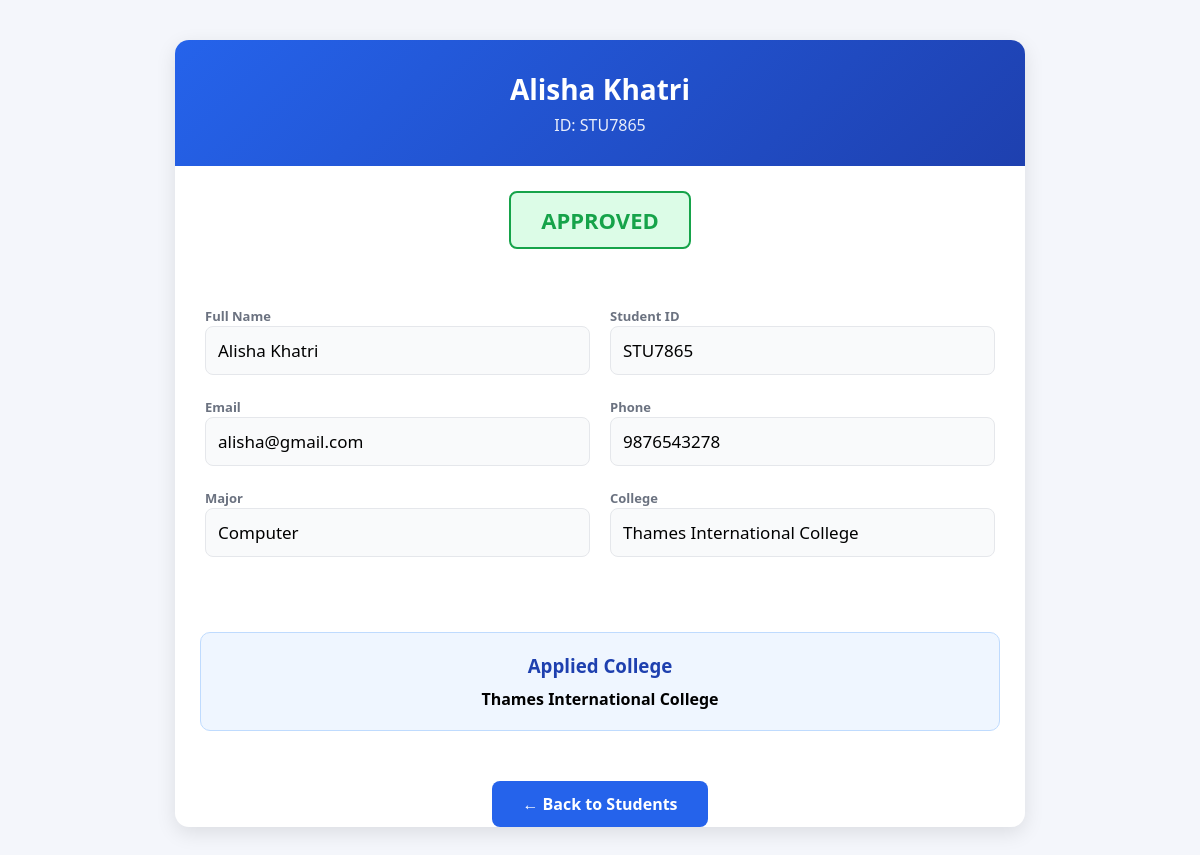
Screenshot of /html/College/viewstudentdetails.php?id=14 (signed in) with the database file from the repository.
### tables this page shows
CREATE TABLE `students_registrtaion` (
  `student_id` int(11) NOT NULL,
  `full_name` varchar(150) NOT NULL,
  `student_code` varchar(50) NOT NULL,
  `email` varchar(150) NOT NULL,
  `phone` varchar(20) DEFAULT NULL,
  `major` varchar(100) NOT NULL,
  `college_id` int(11) NOT NULL,
  `college_name` varchar(150) DEFAULT NULL,
  `password` varchar(255) NOT NULL,
  `status` enum('Pending','Approved','Rejected') DEFAULT 'Pending',
  `created_at` timestamp NOT NULL DEFAULT current_timestamp(),
  `updated_at` timestamp NOT NULL DEFAULT current_timestamp() ON UPDATE current_timestamp()
);

### html/College/viewstudentdetails.php (the view, shortened to what this page needs)
<?php
require_once "collegedb_connection.php";
$college_id = (int) $_SESSION['college_id'];
$student_id = (int) $_GET['id'];
$sql = "SELECT student_id, student_code, full_name, email, phone, major, college_name, status
        FROM students_registrtaion
        WHERE student_id = ?
        AND college_id = ?";
$stmt = $conn->prepare($sql);
$stmt->bind_param("ii", $student_id, $college_id);
$stmt->execute();
$result = $stmt->get_result();
$row = $result->fetch_assoc();
$statusClass = strtolower($row['status']);
?>
<!DOCTYPE html>
<html lang="en">
<head>
</head>
<body>
<div class="container">
    <div class="student-card">
        <div class="card-header">
            <h2><?= htmlspecialchars($row['full_name']) ?></h2>
            <div class="student-id">ID: <?= htmlspecialchars($row['student_code']) ?></div>
        </div>
        <div class="status-box">
            <div class="status <?= $statusClass ?>">
                <?= strtoupper($row['status']) ?>
            </div>
        </div>
        <div class="info">
            <div class="row">
                <div class="field">
                    <label>Full Name</label>
                    <div><?= htmlspecialchars($row['full_name']) ?></div>
                </div>
                <div class="field">
                    <label>Student ID</label>
                    <div><?= htmlspecialchars($row['student_code']) ?></div>
                </div>
            </div>
            <div class="row">
                <div class="field">
                    <label>Email</label>
                    <div><?= htmlspecialchars($row['email']) ?></div>
                </div>
                <div class="field">
                    <label>Phone</label>
                    <div><?= htmlspecialchars($row['phone']) ?></div>
                </div>
            </div>
            <div class="row">
                <div class="field">
                    <label>Major</label>
                    <div><?= htmlspecialchars($row['major']) ?></div>
                </div>
                <div class="field">
                    <label>College</label>
                    <div><?= htmlspecialchars($row['college_name']) ?></div>
                </div>
            </div>
        </div>
        <div class="college-box">
            <h3>Applied College</h3>
            <strong><?= htmlspecialchars($row['college_name']) ?></strong>
        </div>
        <div style="text-align:center;">
            <a href="studentdetails.php" class="back-btn">← Back to Students</a>
        </div>
    </div>
</div>
</body>
</html>

### html/College/viewstudentdetails.php (style rules this page uses)
:root { --primary: #2563eb; --primary-dark: #1e40af; --success: #16a34a; --pending: #f59e0b; --rejected: #dc2626; --bg: #f4f6fb; --border: #e5e7eb; }
* { box-sizing: border-box; font-family: "Segoe UI", Arial, sans-serif; }
body { background: var(--bg); padding: 40px; margin: 0; }
.container { max-width: 850px; margin: auto; }
.student-card { background: white; border-radius: 14px; overflow: hidden; box-shadow: 0 6px 20px rgba(0,0,0,0.1); }
.card-header { background: linear-gradient(135deg, var(--primary), var(--primary-dark)); color: white; padding: 30px; text-align: center; }
.card-header h2 { margin: 0; font-size: 28px; }
.student-id { opacity: 0.9; margin-top: 6px; }
.status-box { text-align: center; margin: 25px 0; }
.status { display: inline-block; padding: 12px 30px; font-size: 22px; font-weight: bold; border-radius: 8px; }
.status.approved { background: #dcfce7; color: var(--success); border: 2px solid var(--success); }
.info { padding: 30px; }
.row { display: grid; grid-template-columns: 1fr 1fr; gap: 20px; margin-bottom: 20px; }
.field label { font-size: 13px; color: #6b7280; font-weight: 600; }
.field div { background: #f9fafb; padding: 12px; border-radius: 8px; border: 1px solid var(--border); font-size: 17px; }
.college-box { background: #eff6ff; border: 1px solid #bfdbfe; padding: 20px; text-align: center; margin: 25px; border-radius: 10px; }
.college-box h3 { margin: 0 0 10px; color: var(--primary-dark); }
.back-btn { display: inline-block; margin: 25px auto 0; background: var(--primary); color: white; padding: 12px 30px; border-radius: 8px; text-decoration: none; font-weight: bold; }

### rows the page displays
students_registrtaion: full_name "Alisha Khatri", student_code "STU7865", status "APPROVED", email "alisha@gmail.com", phone "9876543278", major "Computer", college_name "Thames International College"
